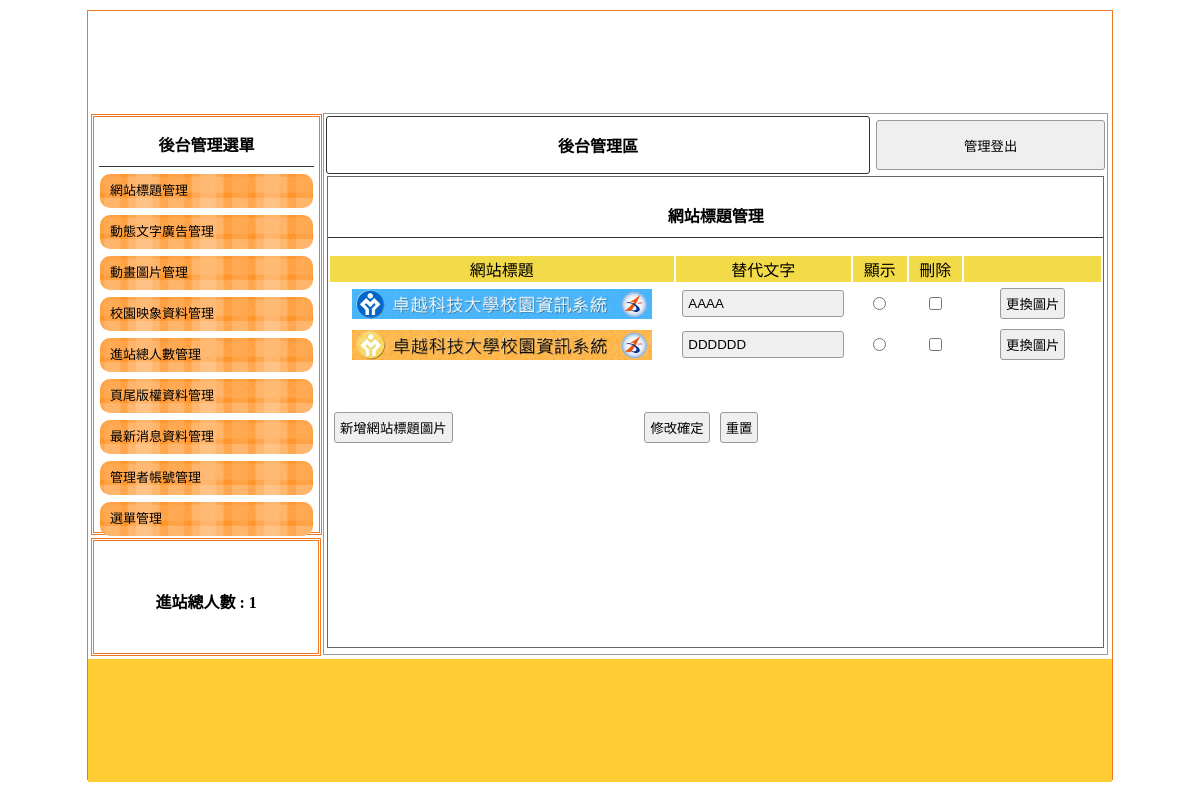
The app's page /admin.php with its own data.
### tables this page shows
CREATE TABLE `title` (
  `id` int(10) UNSIGNED NOT NULL,
  `img` text NOT NULL,
  `text` text NOT NULL,
  `sh` int(1) UNSIGNED NOT NULL
);

### api/base.php (called while the page is built, shortened)
<?php
class DB
{
    protected $table;
    protected $dsn = "mysql:host=localhost;charset=utf8;dbname=db15";
    protected $pdo;
    public function __construct($table)
    {
        $this->table = $table;
        $this->pdo = new PDO($this->dsn, 'root', '');
    }
    public function all(...$arg)
    {
        $sql = "select * from  `$this->table`";
        return $this->pdo->query($sql)->fetchAll(PDO::FETCH_ASSOC);
    }
}
$Title = new DB('title');

### backend/title.php (the view, shortened to what this page needs)
<div style="width:99%; height:87%; margin:auto; overflow:auto; border:#666 1px solid;">
    <p class="t cent botli">網站標題管理</p>
    <form method="post" action="./api/edit.php">
        <table width="100%">
            <tbody>
                <tr class="yel">
                    <td width="45%">網站標題</td>
                    <td width="23%">替代文字</td>
                    <td width="7%">顯示</td>
                    <td width="7%">刪除</td>
                    <td></td>
                </tr>
                <?php
                $rows = $Title->all();
                foreach ($rows as $row) {
                ?>
                    <tr class='cent'>
                        <td width="45%">
                            <img src="./images/<?= $row['img']; ?>" style='width:300px;height:30px'>
                        </td>
                        <td width="23%">
                            <input type="text" name="text[]" id="text" value="<?= $row['text']; ?>">
                        </td>
                        <td width="7%">
                            <input type="radio" name="sh" value="<?= $row['id']; ?>" <?= ($row['sh'] == 1) ? "checked" : ""; ?>>
                        </td>
                        <td width=" 7%">
                            <input type="checkbox" name="del[]" value="<?= $row['id']; ?>">
                        </td>
                        <td><input type='button' value='更換圖片' onclick="op('#cover','#cvr','./modals/<?= $do; ?>_update.php?id=<?= $row['id']; ?>')"></td>
                    </tr>
                <?php
                }
                ?>
            </tbody>
        </table>
        <table style=" margin-top:40px; width:70%;">
            <tbody>
                <tr>
                    <td width="200px">
                        <input type="button" onclick="op('#cover','#cvr','./modals/title.php')" value="新增網站標題圖片">
                    </td>
                    <td class="cent">
                        <input type="submit" value="修改確定">
                        <input type="reset" value="重置">
                    </td>
                </tr>
            </tbody>
        </table>
    </form>
</div>

### css/css.css (style rules this page uses)
body { padding:0px; margin:0px; }
.t { font-weight:800; display:block; text-align:center; padding:10px 1px 10px 1px; }
.botli { border-bottom:#333 1px solid; }
.cent { text-align:center; }
input,button { border:#999 1px solid; border-radius:3px; background:#EFEFEF; padding:5px; margin:3px; }
input[type=text],input[type=password] { width:150px; }
.yel td { background:#F3DA49; text-align:center; }

### records on screen
title: img (picture), text "AAAA"
title: img (picture), text "DDDDDD"
